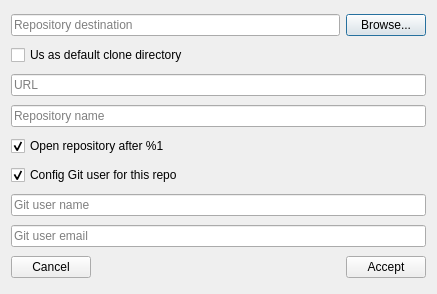
<?xml version="1.0" encoding="UTF-8"?>
<ui version="4.0">
 <class>CreateRepoDlg</class>
 <widget class="QDialog" name="CreateRepoDlg">
  <property name="geometry">
   <rect>
    <x>0</x>
    <y>0</y>
    <width>437</width>
    <height>294</height>
   </rect>
  </property>
  <property name="windowTitle">
   <string/>
  </property>
  <layout class="QGridLayout" name="gridLayout">
   <item row="0" column="2">
    <widget class="QPushButton" name="pbBrowse">
     <property name="text">
      <string>Browse...</string>
     </property>
    </widget>
   </item>
   <item row="3" column="0" colspan="3">
    <widget class="QLineEdit" name="leRepoName">
     <property name="placeholderText">
      <string>Repository name</string>
     </property>
    </widget>
   </item>
   <item row="8" column="0">
    <widget class="QPushButton" name="pbCancel">
     <property name="text">
      <string>Cancel</string>
     </property>
    </widget>
   </item>
   <item row="8" column="1">
    <spacer name="horizontalSpacer">
     <property name="orientation">
      <enum>Qt::Horizontal</enum>
     </property>
     <property name="sizeHint" stdset="0">
      <size>
       <width>170</width>
       <height>20</height>
      </size>
     </property>
    </spacer>
   </item>
   <item row="5" column="0" colspan="3">
    <widget class="CheckBox" name="cbGitUser">
     <property name="text">
      <string>Config Git user for this repo</string>
     </property>
     <property name="checked">
      <bool>true</bool>
     </property>
    </widget>
   </item>
   <item row="8" column="2">
    <widget class="QPushButton" name="pbAccept">
     <property name="text">
      <string>Accept</string>
     </property>
    </widget>
   </item>
   <item row="4" column="0" colspan="3">
    <widget class="CheckBox" name="chbOpen">
     <property name="text">
      <string>Open repository after %1</string>
     </property>
     <property name="checked">
      <bool>true</bool>
     </property>
    </widget>
   </item>
   <item row="7" column="0" colspan="3">
    <widget class="QLineEdit" name="leGitEmail">
     <property name="placeholderText">
      <string>Git user email</string>
     </property>
    </widget>
   </item>
   <item row="0" column="0" colspan="2">
    <widget class="QLineEdit" name="lePath">
     <property name="placeholderText">
      <string>Repository destination</string>
     </property>
    </widget>
   </item>
   <item row="6" column="0" colspan="3">
    <widget class="QLineEdit" name="leGitName">
     <property name="placeholderText">
      <string>Git user name</string>
     </property>
    </widget>
   </item>
   <item row="2" column="0" colspan="3">
    <widget class="QLineEdit" name="leURL">
     <property name="placeholderText">
      <string>URL</string>
     </property>
    </widget>
   </item>
   <item row="1" column="0" colspan="3">
    <widget class="CheckBox" name="chbDefaultDir">
     <property name="text">
      <string>Us as default clone directory </string>
     </property>
    </widget>
   </item>
  </layout>
 </widget>
 <customwidgets>
  <customwidget>
   <class>CheckBox</class>
   <extends>QCheckBox</extends>
   <header>CheckBox.h</header>
  </customwidget>
 </customwidgets>
 <tabstops>
  <tabstop>lePath</tabstop>
  <tabstop>pbBrowse</tabstop>
  <tabstop>leURL</tabstop>
  <tabstop>leRepoName</tabstop>
  <tabstop>chbOpen</tabstop>
  <tabstop>cbGitUser</tabstop>
  <tabstop>leGitName</tabstop>
  <tabstop>leGitEmail</tabstop>
  <tabstop>pbAccept</tabstop>
  <tabstop>pbCancel</tabstop>
 </tabstops>
 <resources/>
 <connections/>
</ui>
